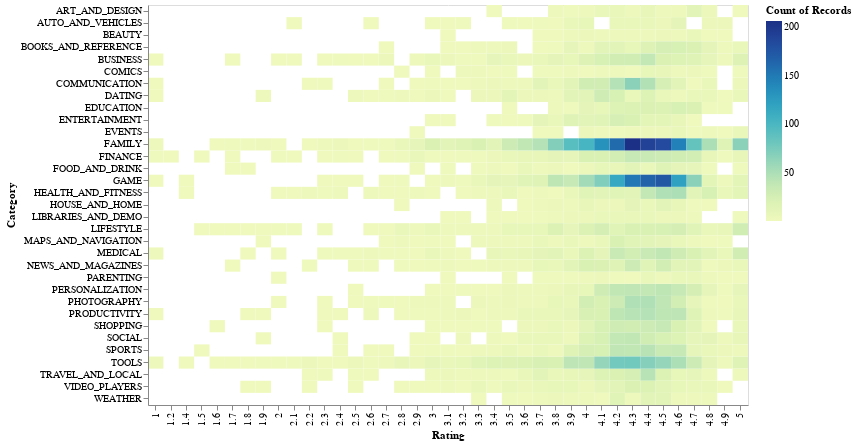

The code cell stored with this chart in its notebook:
### Code cell
alt.Chart(google_PS_df).mark_rect().encode(
    x='Rating:O',
    y='Category:N',
    color='count()',
    tooltip=['Category','Rating',alt.Tooltip('count()', title='Número de aplicaciones en la app')]
).properties(
    width=600,
    height=400
)

### Figure 1 — Vega specification as saved in the notebook (floating-point values rounded to 4 significant figures; data arrays with more than 128 entries replaced by an {"elided": "..."} marker saying what was removed)
{"$schema": "https://vega.github.io/schema/vega/v5.json", "data": [{"name": "source_0", "values": {"elided": "768 records"}}, {"name": "source_0_x_domain_Rating", "values": [{"Rating": 4.1}, {"Rating": 3.9}, {"Rating": 4.7}, {"Rating": 4.5}, {"Rating": 4.3}, {"Rating": 4.4}, {"Rating": 3.8}, {"Rating": 4.2}, {"Rating": 4.6}, {"Rating": 4.0}, {"Rating": 4.8}, {"Rating": 4.9}, {"Rating": 3.6}, {"Rating": 3.7}, {"Rating": 3.2}, {"Rating": 3.3}, {"Rating": 3.4}, {"Rating": 3.5}, {"Rating": 3.1}, {"Rating": 5.0}, {"Rating": 2.6}, {"Rating": 3.0}, {"Rating": 1.9}, {"Rating": 2.5}, {"Rating": 2.8}, {"Rating": 2.7}, {"Rating": 1.0}, {"Rating": 2.9}, {"Rating": 2.3}, {"Rating": 2.2}, {"Rating": 1.7}, {"Rating": 2.0}, {"Rating": 1.8}, {"Rating": 2.4}, {"Rating": 1.6}, {"Rating": 2.1}, {"Rating": 1.4}, {"Rating": 1.5}, {"Rating": 1.2}]}, {"name": "source_0_y_domain_Category", "values": [{"Category": "ART_AND_DESIGN"}, {"Category": "AUTO_AND_VEHICLES"}, {"Category": "BEAUTY"}, {"Category": "BOOKS_AND_REFERENCE"}, {"Category": "BUSINESS"}, {"Category": "COMICS"}, {"Category": "COMMUNICATION"}, {"Category": "DATING"}, {"Category": "EDUCATION"}, {"Category": "ENTERTAINMENT"}, {"Category": "EVENTS"}, {"Category": "FINANCE"}, {"Category": "FOOD_AND_DRINK"}, {"Category": "HEALTH_AND_FITNESS"}, {"Category": "HOUSE_AND_HOME"}, {"Category": "LIBRARIES_AND_DEMO"}, {"Category": "LIFESTYLE"}, {"Category": "GAME"}, {"Category": "FAMILY"}, {"Category": "MEDICAL"}, {"Category": "SOCIAL"}, {"Category": "SHOPPING"}, {"Category": "PHOTOGRAPHY"}, {"Category": "SPORTS"}, {"Category": "TRAVEL_AND_LOCAL"}, {"Category": "TOOLS"}, {"Category": "PERSONALIZATION"}, {"Category": "PRODUCTIVITY"}, {"Category": "PARENTING"}, {"Category": "WEATHER"}, {"Category": "VIDEO_PLAYERS"}, {"Category": "NEWS_AND_MAGAZINES"}, {"Category": "MAPS_AND_NAVIGATION"}]}, {"name": "source_0_color_domain___count", "values": [{"min": 1, "max": 206}]}], "marks": [{"type": "rect", "name": "marks", "from": {"data": "source_0"}, "encode": {"update": {"height": {"signal": "max(0.25, bandwidth('y'))"}, "tooltip": {"signal": "{\"Category\": isValid(datum[\"Category\"]) ? datum[\"Category\"] : \"\"+datum[\"Category\"], \"Rating\": format(datum[\"Rating\"], \"\"), \"Número de aplicaciones en la app\": format(datum[\"__count\"], \"\")}"}, "fill": {"field": "__count", "scale": "color"}, "x": {"field": "Rating", "scale": "x"}, "y": {"field": "Category", "scale": "y"}, "width": {"signal": "max(0.25, bandwidth('x'))"}, "description": {"signal": "\"Rating: \" + (isValid(datum[\"Rating\"]) ? datum[\"Rating\"] : \"\"+datum[\"Rating\"]) + \"; Category: \" + (isValid(datum[\"Category\"]) ? datum[\"Category\"] : \"\"+datum[\"Category\"]) + \"; Count of Records: \" + (format(datum[\"__count\"], \"\")) + \"; Número de aplicaciones en la app: \" + (format(datum[\"__count\"], \"\"))"}}}, "style": ["rect"]}], "scales": [{"name": "x", "type": "band", "domain": {"data": "source_0_x_domain_Rating", "field": "Rating", "sort": true}, "range": [0, {"signal": "width"}], "paddingInner": 0, "paddingOuter": 0}, {"name": "y", "type": "band", "domain": {"data": "source_0_y_domain_Category", "field": "Category", "sort": true}, "range": [0, {"signal": "height"}], "paddingOuter": 0, "paddingInner": 0}, {"name": "color", "type": "linear", "domain": [{"signal": "(data(\"source_0_color_domain___count\")[0] || {}).min"}, {"signal": "(data(\"source_0_color_domain___count\")[0] || {}).max"}], "range": "heatmap", "zero": false, "interpolate": "hcl"}], "axes": [{"scale": "x", "labelAlign": "right", "labelBaseline": "middle", "title": "Rating", "zindex": 1, "orient": "bottom", "grid": false, "labelAngle": 270}, {"scale": "y", "orient": "left", "title": "Category", "zindex": 1, "grid": false}], "height": 400, "padding": 5, "width": 600, "background": "white", "style": "cell", "legends": [{"fill": "color", "gradientLength": {"signal": "clamp(height, 64, 200)"}, "title": "Count of Records"}]}
